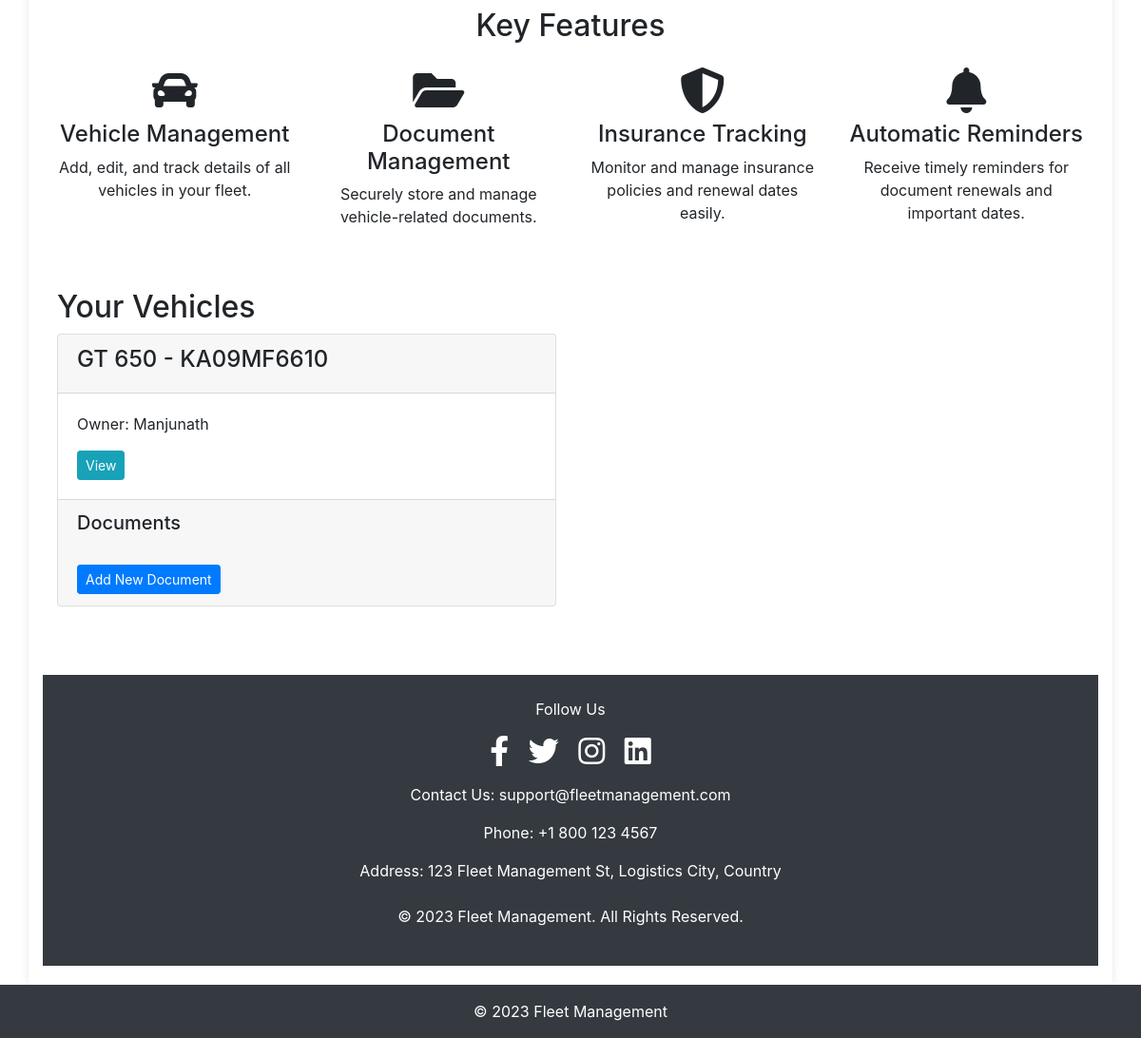
The page /home (signed in, lower part) on the database as committed earlier.
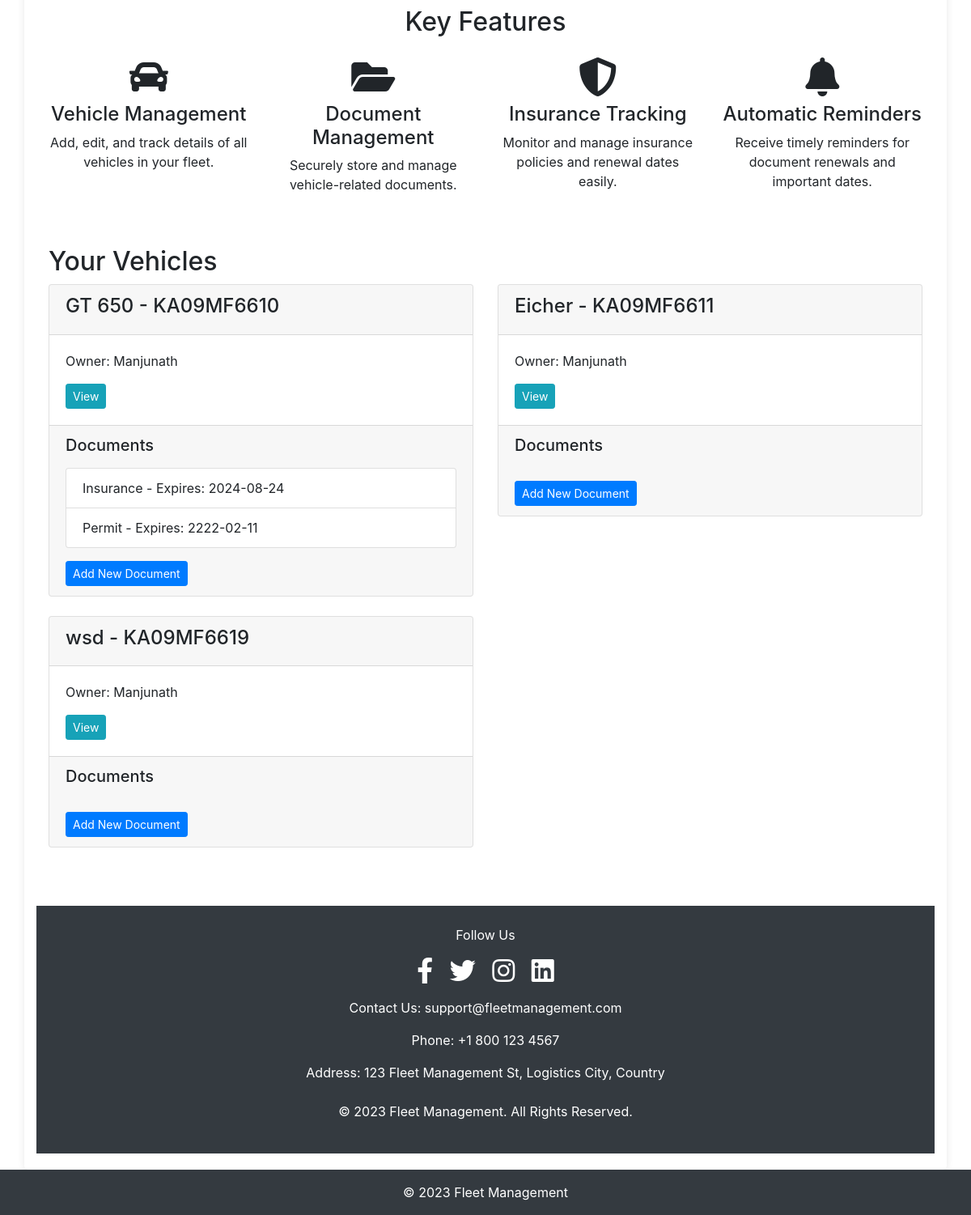
The same page on the database as committed later.
### app/models.py (models this page shows)
class Vehicle(db.Model):
    id = db.Column(db.Integer, primary_key=True)
    name = db.Column(db.String(100), nullable=False)
    vehicle_number = db.Column(db.String(100), unique=True, nullable=False)
    user_id = db.Column(db.Integer, db.ForeignKey("user.id"), nullable=False)
    documents = db.relationship(
        "Document", backref="vehicle", lazy=True, cascade="all, delete-orphan"
    )

class User(db.Model, UserMixin):
    id = db.Column(db.Integer, primary_key=True)
    username = db.Column(db.String(20), unique=True, nullable=False)
    email = db.Column(db.String(120), unique=True, nullable=False)
    phone = db.Column(db.String(20), nullable=True)  # Add phone field
    image_file = db.Column(db.String(20), nullable=False, default="default.jpg")
    password = db.Column(db.String(60), nullable=False)
    vehicles = db.relationship("Vehicle", backref="owner", lazy=True)

class Document(db.Model):
    id = db.Column(db.Integer, primary_key=True)
    document_type = db.Column(db.String(50), nullable=False)
    serial_number = db.Column(db.String(100), nullable=False)
    start_date = db.Column(db.DateTime, nullable=False)
    end_date = db.Column(db.DateTime, nullable=False)
    date_posted = db.Column(db.DateTime, nullable=False, default=datetime.utcnow)
    vehicle_id = db.Column(
        db.Integer,
        db.ForeignKey("vehicle.id", ondelete="CASCADE"),
        nullable=False,
        index=True,
    )
    additional_info = db.Column(db.Text, nullable=True)

### app/routes.py (the view)
@main.route("/home")
@login_required
def home():
    vehicles = Vehicle.query.filter_by(owner=current_user).all()
    return render_template("home.html", vehicles=vehicles)

### app/__init__.py (called while the page is built)
def create_app(config_class=Config):
    app = Flask(__name__)
    app.config.from_object(config_class)
    db.init_app(app)
    bcrypt.init_app(app)
    login_manager.init_app(app)
    mail.init_app(app)
    migrate.init_app(app, db)
    login_manager.login_view = "main.login"
    login_manager.login_message_category = "info"
    from app.models import User
    @login_manager.user_loader
    def load_user(user_id):
        return User.query.get(int(user_id))
    from app.routes import main as main_blueprint
    app.register_blueprint(main_blueprint)
    scheduler = BackgroundScheduler()
    scheduler.add_job(check_document_expirations, "interval", hours=24)
    scheduler.start()
    return app

### app/templates/home.html (shortened to what this page needs)
{% extends "base.html" %}
{% block content %}
<div class="container mt-5">
    <h2 class="text-center">Key Features</h2>
    <div class="row mt-4">
        <div class="col-md-3 text-center">
            <i class="fas fa-car fa-3x mb-2"></i>
            <h4>Vehicle Management</h4>
            <p>Add, edit, and track details of all vehicles in your fleet.</p>
        </div>
        <div class="col-md-3 text-center">
            <i class="fas fa-folder-open fa-3x mb-2"></i>
            <h4>Document Management</h4>
            <p>Securely store and manage vehicle-related documents.</p>
        </div>
        <div class="col-md-3 text-center">
            <i class="fas fa-shield-alt fa-3x mb-2"></i>
            <h4>Insurance Tracking</h4>
            <p>Monitor and manage insurance policies and renewal dates easily.</p>
        </div>
        <div class="col-md-3 text-center">
            <i class="fas fa-bell fa-3x mb-2"></i>
            <h4>Automatic Reminders</h4>
            <p>Receive timely reminders for document renewals and important dates.</p>
        </div>
    </div>
</div>
{% if current_user.is_authenticated %}
    <div class="container mt-5">
        <h2>Your Vehicles</h2>
        <div class="row">
            {% for vehicle in vehicles %}
            <div class="col-lg-6 mb-4">
                <div class="card">
                    <div class="card-header">
                        <h4>{{ vehicle.name }} - {{ vehicle.vehicle_number }}</h4>
                    </div>
                    <div class="card-body">
                        <p class="card-text">Owner: {{ vehicle.owner.username }}</p>
                        <a href="{{ url_for('main.view_vehicle', vehicle_id=vehicle.id) }}" class="btn btn-info btn-sm">View</a>
                    </div>
                    <div class="card-footer">
                        <h5 class="mb-3">Documents</h5>
                        <ul class="list-group">
                            {% for document in vehicle.documents %}
                            <li class="list-group-item d-flex justify-content-between align-items-center">
                                {{ document.document_type }} - Expires: {{ document.end_date.strftime('%Y-%m-%d') }}
                            </li>
                            {% endfor %}
                        </ul>
                        <a href="{{ url_for('main.add_document', vehicle_id=vehicle.id) }}" class="btn btn-primary btn-sm mt-3">Add New Document</a>
                    </div>
                </div>
            </div>
            {% endfor %}
        </div>
    </div>
{% endif %}
<footer class="footer bg-dark text-white mt-5 py-4">
    <div class="container text-center">
        <p>Follow Us</p>
        <a href="https://www.facebook.com" target="_blank" class="text-white mx-2"><i class="fab fa-facebook-f fa-2x"></i></a>
        <a href="https://www.twitter.com" target="_blank" class="text-white mx-2"><i class="fab fa-twitter fa-2x"></i></a>
        <a href="https://www.instagram.com" target="_blank" class="text-white mx-2"><i class="fab fa-instagram fa-2x"></i></a>
        <a href="https://www.linkedin.com" target="_blank" class="text-white mx-2"><i class="fab fa-linkedin fa-2x"></i></a>
        <div class="mt-3">
            <p>Contact Us: <a href="mailto:support@fleetmanagement.com" class="text-white">support@fleetmanagement.com</a></p>
            <p>Phone: +1 800 123 4567</p>
            <p>Address: 123 Fleet Management St, Logistics City, Country</p>
        </div>
        <p class="mt-4">&copy; 2023 Fleet Management. All Rights Reserved.</p>
    </div>
</footer>
{% endblock %}

Rows that differ between the two databases and show on the page:
added Document: document_type "Insurance", end_date "2024-08-24", shown under Vehicle "GT 650"
added Document: document_type "Permit", end_date "2222-02-11", shown under Vehicle "GT 650"
added Vehicle: name "Eicher", vehicle_number "KA09MF6611", owner.username "Manjunath"
added Vehicle: name "wsd", vehicle_number "KA09MF6619", owner.username "Manjunath"
